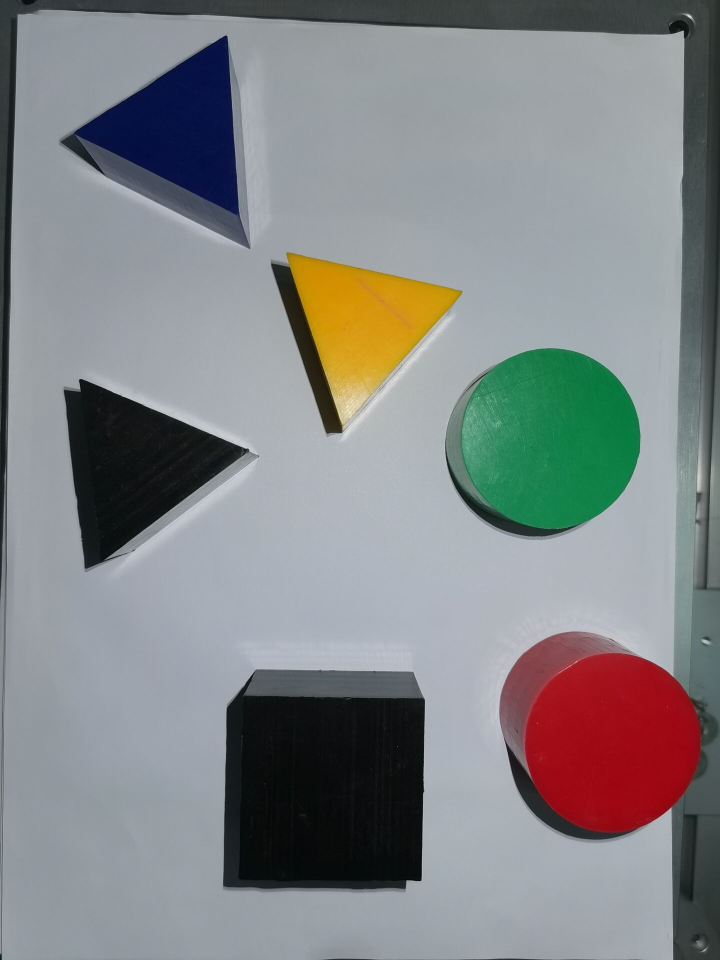
%> input picture alg/bi_RRT/11.jpg, 1440 x 1920 px (shown at 1/2 size)
$ octave bidRRT.m   (GNU Octave 9; MATLAB toolbox functions it lacks are replaced by stand-ins)
%> lines starting %> are read from the running program, lines starting %| are printed output that depends on the picture; in (x1, y1, x2, y2) boxes, pixels count from 0 and x2, y2 are one past the last pixel; in counts of white or black regions, pixels touching at a corner belong together; the program's own positions count from 1
### alg/RRT/checkPath.m
function feasible=checkPath(n,newPos,map)
feasible=true;
dir=atan2(newPos(1)-n(1),newPos(2)-n(2));
for r=0:0.5:sqrt(sum((n-newPos).^2))%避障步长为0.5
    posCheck=n+r.*[sin(dir) cos(dir)];
    if ~(feasiblePoint(ceil(posCheck),map) && feasiblePoint(floor(posCheck),map) && ...
            feasiblePoint([ceil(posCheck(1)) floor(posCheck(2))],map) && feasiblePoint([floor(posCheck(1)) ceil(posCheck(2))],map))
        feasible=false;break;
    end
    if ~feasiblePoint(newPos,map), feasible=false; end
end

### alg/bi_RRT/rrtExtend.m
function [RRTree1,pathFound,extendFail]=rrtExtend(RRTree1,RRTree2,goal,stepsize,maxFailedAttempts,disTh,map)
%如果找到路径，则返回连接两棵树的新节点
pathFound=[];
failedAttempts=0;
while failedAttempts<=maxFailedAttempts
    %随机点生成
    if rand < 0.5,
        sample=rand(1,2) .* size(map);
    else
        sample=goal;
    end
    [A, I]=min( distanceCost(RRTree1(:,1:2),sample) ,[],1);
    closestNode = RRTree1(I(1),:);%随机生成树中距离随机点上最近的一个点
    thedis=atan2((sample(1)-closestNode(1)),(sample(2)-closestNode(2)));
    newPoint = double(int32(closestNode(1:2) + stepsize * [sin(thedis)  cos(thedis)]));%得到新生成点
    if ~checkPath(closestNode(1:2), newPoint, map) %判断是否在地图上
        failedAttempts=failedAttempts+1;
        continue;
    end
    % 对第二棵随机生成树进行同样的操作
    [A, I2]=min( distanceCost(RRTree2(:,1:2),newPoint) ,[],1);
    %如果两棵树随机生成树连接在一起
    if distanceCost(RRTree2(I2(1),1:2),newPoint)<disTh,
        pathFound=[newPoint I(1) I2(1)];extendFail=false;break;
    end
    [A, I3]=min( distanceCost(RRTree1(:,1:2),newPoint) ,[],1);
    if distanceCost(newPoint,RRTree1(I3(1),1:2))<disTh, failedAttempts=failedAttempts+1;continue; end
    RRTree1=[RRTree1;newPoint I(1)];extendFail=false;break;
end

### alg/RRT/distanceCost.m
%% distanceCost.m
function h=distanceCost(a,b)


h = sqrt((a(:,1)-b(:,1)).^2 + (a(:,2)-b(:,2)).^2 );

### alg/bi_RRT/feasiblePoint.m
function feasible=feasiblePoint(point,map)
feasible=true;
if ~(point(1)>=1 && point(1)<=size(map,1) && point(2)>=1 && point(2)<=size(map,2) && map(point(1),point(2))==1)
    feasible=false;
end

### alg/bi_RRT/bidRRT.m
map=im2bw(imread('11.jpg'));%将灰度图像转换为二值图像
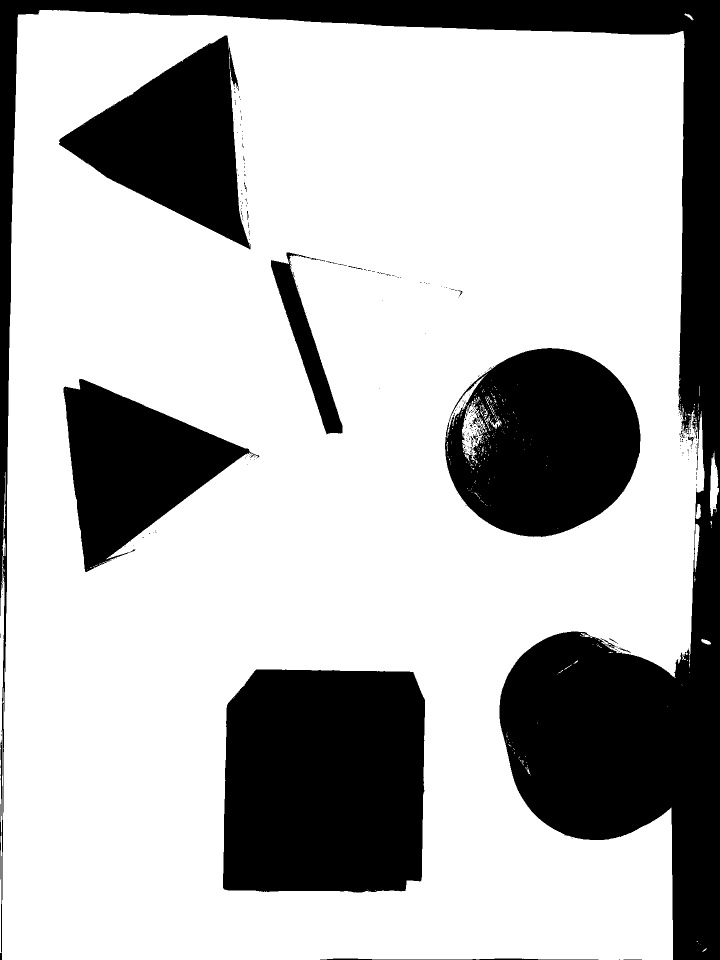
%> map: size 1920x1440 logical (shown at 1/2 size); 71.2% white; 289 black regions (268 under 20 px), largest, box (x1, y1, x2, y2) and area: (0, 0, 1440, 1920) 347974, (446, 1339, 850, 1785) 171574, (890, 696, 1281, 1074) 108761
source=[300 1000];
goal=[1700 1200];
stepsize=20;
disTh=20;
maxFailedAttempts = 10000;
display=true;

if ~feasiblePoint(source,map), error('source lies on an obstacle or outside map'); end
if ~feasiblePoint(goal,map), error('goal lies on an obstacle or outside map'); end
if display, imshow(map);
    %rectangle('position',[1 1 size(map)-1],'edgecolor','k'); %画边框
end
hold on;
plot(source(2),source(1),'o');
plot(goal(2),goal(1),'o');
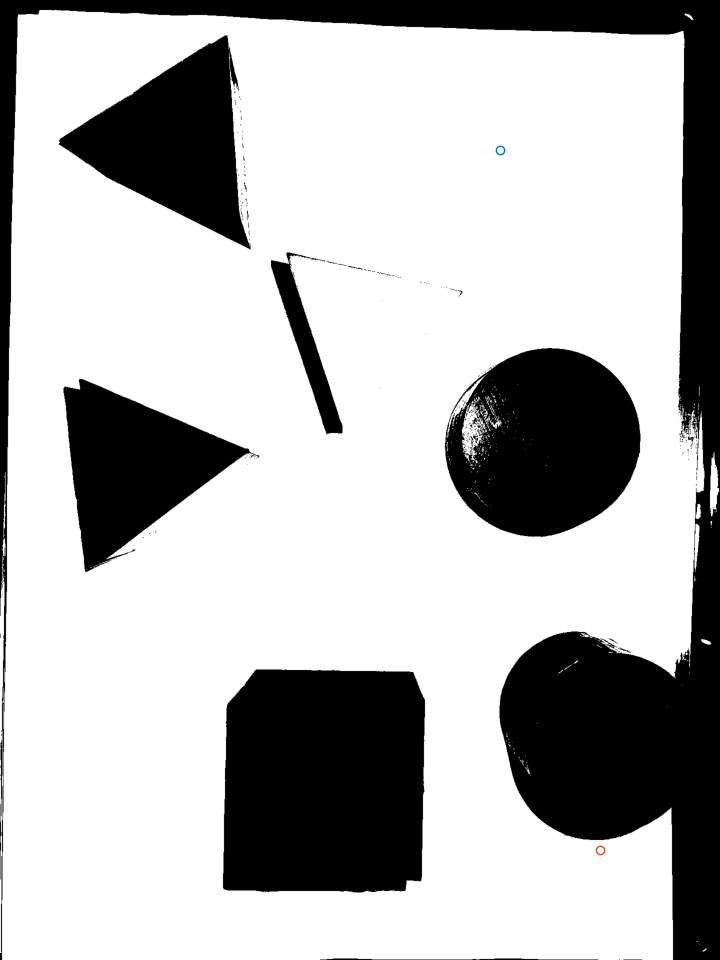
%> figure redrawn from the program's plot data; shown at 1/2 size
tic;
% 第一条随机生成树从起点出发
RRTree1=double([source -1]);
% 第二条随机生成树从终点出发
RRTree2=double([goal -1]);
% 拓展失败标志——true
tree1ExpansionFail=false;
tree2ExpansionFail=false;
while ~tree1ExpansionFail || ~tree2ExpansionFail
    % 从起点到终点进行拓展
    if ~tree1ExpansionFail
        [RRTree1,pathFound,tree1ExpansionFail]=rrtExtend(RRTree1,RRTree2,goal,stepsize,maxFailedAttempts,disTh,map);
%> after the loop in checkPath, `for r=0:0.5:sqrt(sum((n-newPos).^2))`: feasible = true
%> RRTree1 = [300 1000 -1; 320 1003 1]; pathFound = []; tree1ExpansionFail = false
        if ~tree1ExpansionFail && isempty(pathFound) && display
            plot([RRTree1(end,2);RRTree1(RRTree1(end,3),2)],[RRTree1(end,1);RRTree1(RRTree1(end,3),1)],'LineWidth',1);
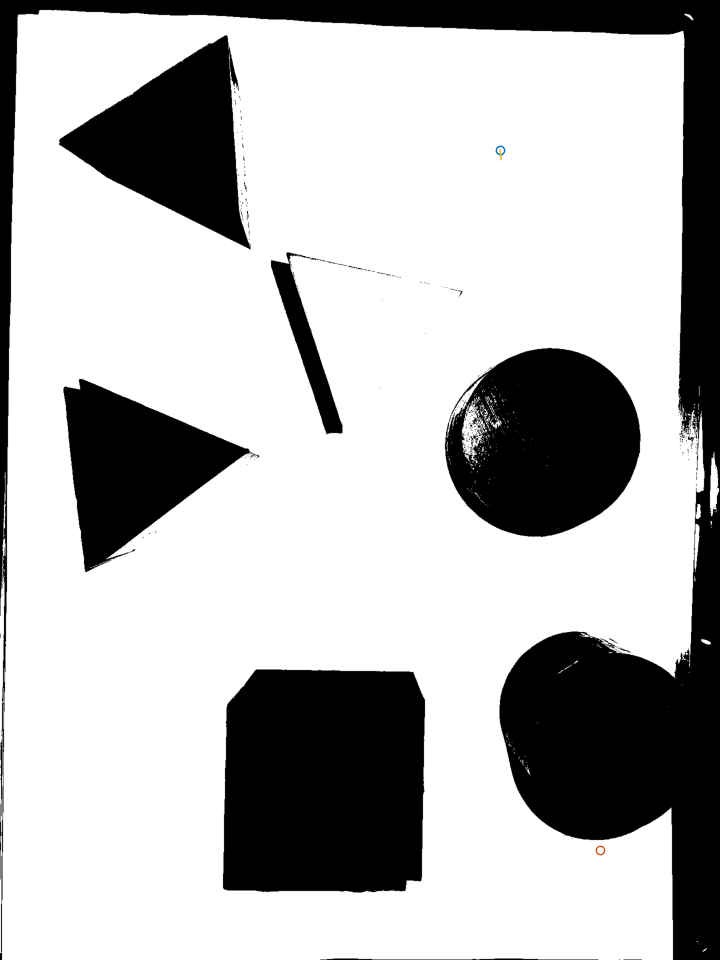
%> figure redrawn from the program's plot data; shown at 1/2 size
        pause(0.05);
        end
    end
    % 从终点到起点进行拓展
    if ~tree2ExpansionFail
        [RRTree2,pathFound,tree2ExpansionFail]=rrtExtend(RRTree2,RRTree1,source,stepsize,maxFailedAttempts,disTh,map);
%> RRTree2 = [1700 1200 -1; 1681 1193 1]; tree2ExpansionFail = false
        if ~isempty(pathFound), pathFound(3:4)=pathFound(4:-1:3); end
        if ~tree2ExpansionFail && isempty(pathFound) && display
            plot([RRTree2(end,2);RRTree2(RRTree2(end,3),2)],[RRTree2(end,1);RRTree2(RRTree2(end,3),1)],'LineWidth',1);
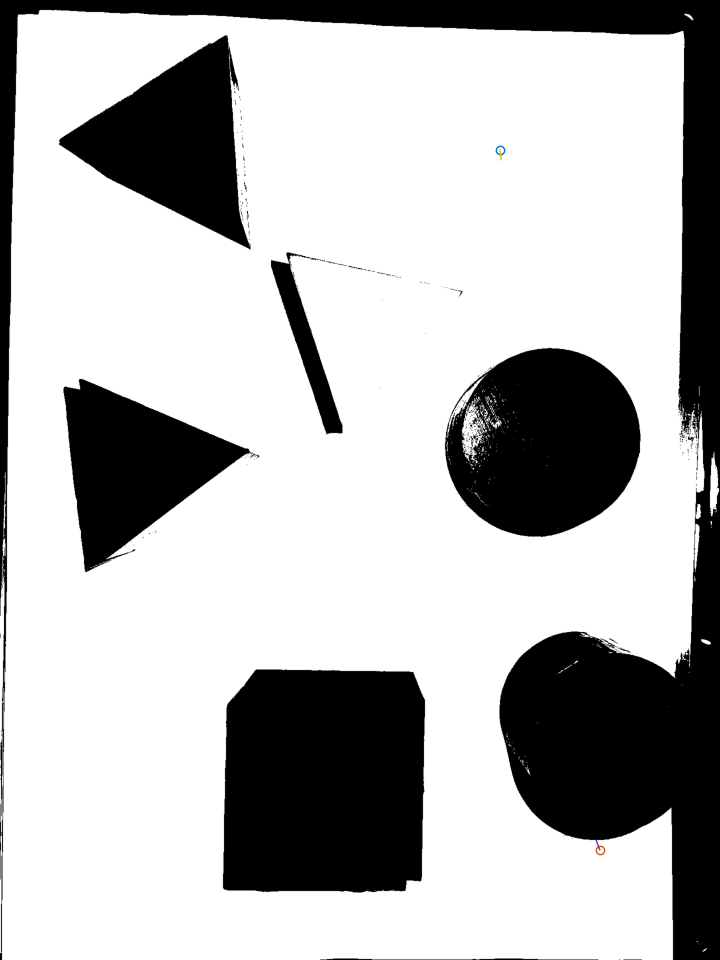
%> figure redrawn from the program's plot data; shown at 1/2 size
           pause(0.05);
        end
    end
    % 路径可达
    %% 从随机生成树的终点开始回溯找到最短路径
    if ~isempty(pathFound)
         if display
             plot([RRTree1(pathFound(1,3),2);pathFound(1,2);RRTree2(pathFound(1,4),2)],[RRTree1(pathFound(1,3),1);pathFound(1,1);RRTree2(pathFound(1,4),1)],'LineWidth',1);
           pause(0.05);
         end
        % 获得完整路径
        path=[pathFound(1,1:2)];
        prev=pathFound(1,3);
        % 添加第一颗树的节点
        while prev>0
            path=[RRTree1(prev,1:2);path];
            prev=RRTree1(prev,3);
        end
        prev=pathFound(1,4);
        % 添加第二棵树的节点
        while prev>0
            path=[path;RRTree2(prev,1:2)];
            prev=RRTree2(prev,3);
        end
        break;
    end
end
if display
    disp('click/press any key');
    waitforbuttonpress;
end
if size(pathFound,1)<=0, error('no path found. maximum attempts reached'); end
pathLength=0;
for i=1:length(path)-1, pathLength=pathLength+distanceCost(path(i,1:2),path(i+1,1:2)); end
fprintf('processing time=%d \nPath Length=%d \n\n', toc,pathLength);
imshow(map);
%rectangle('position',[1 1 size(map)-1],'edgecolor','k');%画边框
plot(path(:,2),path(:,1),'LineWidth',2,'color','r');
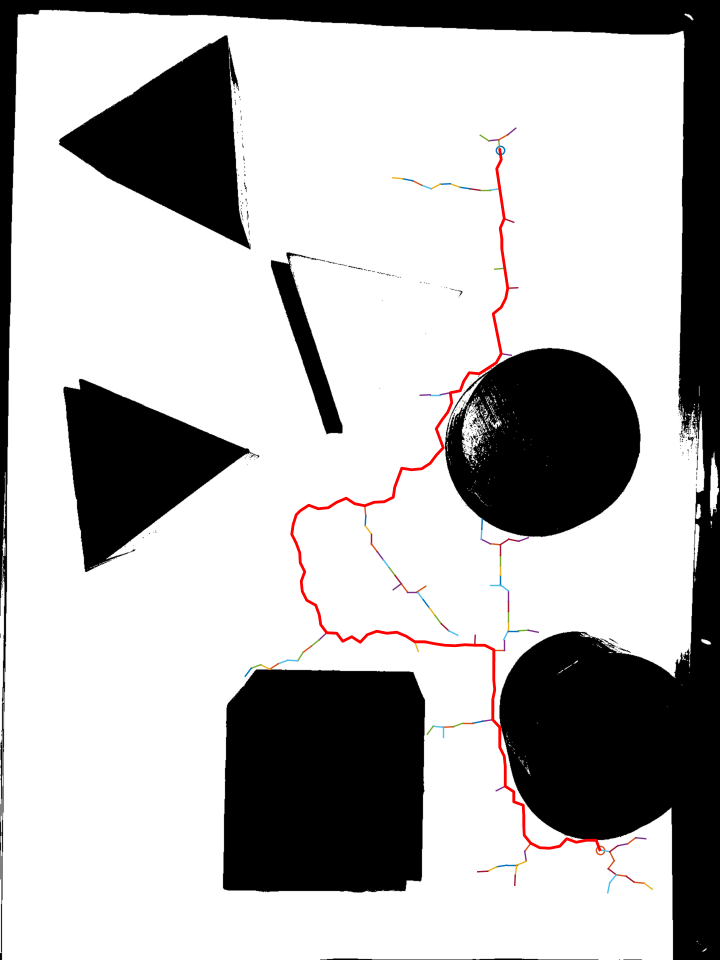
%> figure redrawn from the program's plot data; shown at 1/2 size
